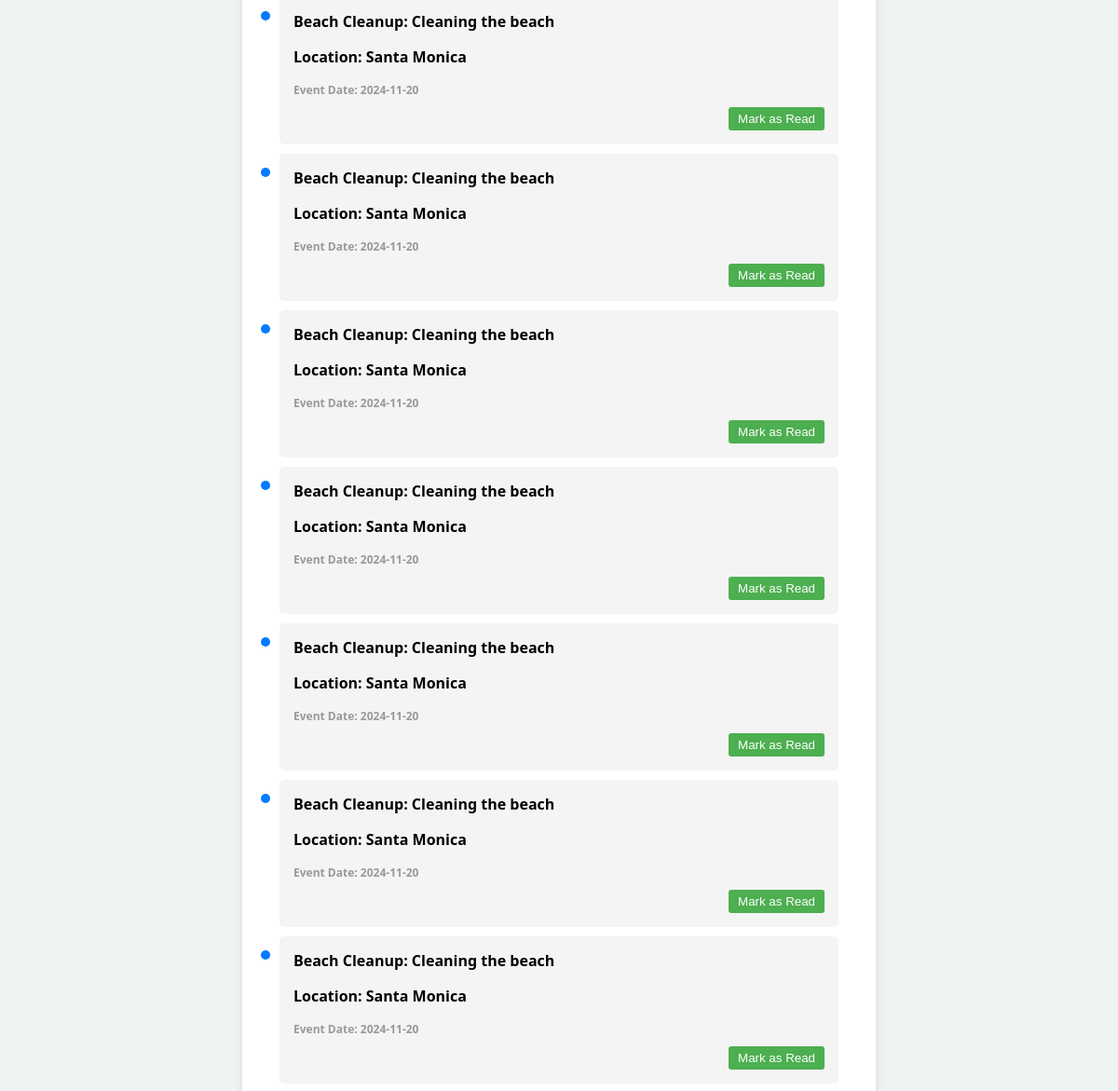
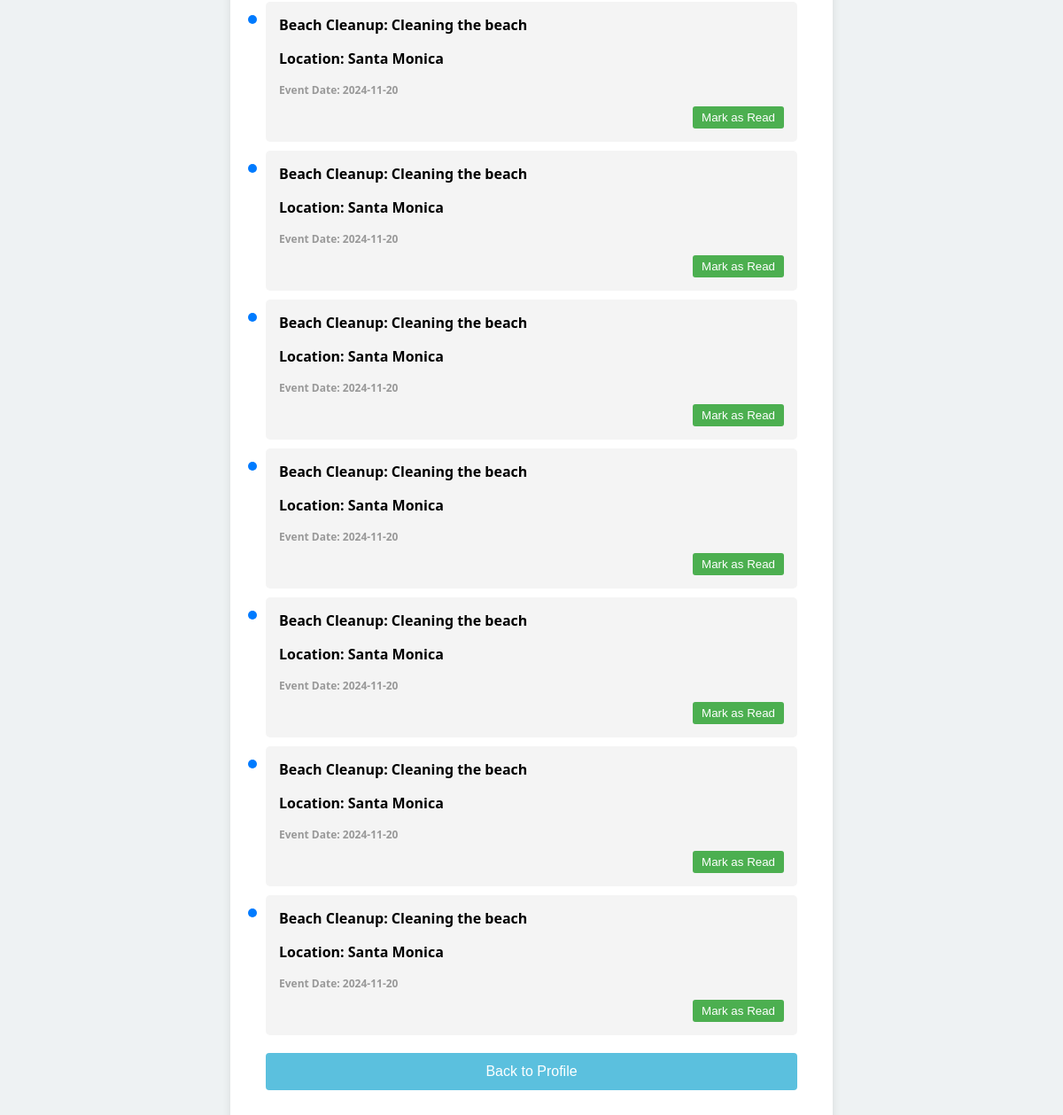
Screenshot of /notifications (signed in) with the database file from the repository (2 pictures, top to bottom).
### tables this page shows
CREATE TABLE "Notifications" (
	"id"	INTEGER,
	"user_id"	INTEGER NOT NULL,
	"event_name"	TEXT NOT NULL,
	"event_description"	TEXT NOT NULL,
	"location"	TEXT NOT NULL,
	"notifications_date"	DATETIME,
	"read_status"	INTEGER NOT NULL DEFAULT 0,
	PRIMARY KEY("id" AUTOINCREMENT)
);

### server.py (the view, shortened to what this page needs)
@app.route('/notifications')
def notifications():
    if 'user_id' not in session:
        return redirect(url_for('splash_screen'))
    user_id = session['user_id']
    user_skills_query = """
        SELECT skill_name
        FROM Skills
        JOIN Volunteer_Skills ON Skills.id = Volunteer_Skills.skill_id
        WHERE Volunteer_Skills.user_id = :user_id
    """
    user_skills_df = pd.read_sql(user_skills_query, engine, params={'user_id': user_id})
    user_skills = set(user_skills_df['skill_name'].tolist())
    matching_events_query = """
        SELECT id, event_name, event_description, location, required_skills, event_date
        FROM Events
        WHERE event_date >= DATE('now', '-1 day')  -- Events happening today or later
        AND (
            SELECT COUNT(1)
            FROM Notifications
            WHERE Notifications.user_id = :user_id
            AND Notifications.event_name = Events.event_name
        ) = 0
    """
    matching_events_df = pd.read_sql(matching_events_query, engine, params={'user_id': user_id})
    for _, event in matching_events_df.iterrows():
        event_skills = set(event['required_skills'].split(','))
    notifications_query = """
        SELECT id, event_name, event_description, location, notifications_date, read_status
        FROM Notifications
        WHERE user_id = :user_id
        ORDER BY notifications_date DESC
    """
    notifications_df = pd.read_sql(notifications_query, engine, params={'user_id': user_id})
    notifications = notifications_df.to_dict(orient='records')
    return render_template('notifications.html', notifications=notifications)

### templates/notifications.html (shortened to what this page needs)
<!DOCTYPE html>
<html lang="en">
<head>
</head>
<body>
    <div class="notifications-container">
        <ul id="notification-list">
            {% for notification in notifications %}
            <li class="{% if not notification['read_status'] %}unread{% endif %}">
                {% if not notification['read_status'] %}
                <div class="blue-circle"></div>
                {% endif %}
                <div>
                    <strong>{{ notification['event_name'] }}: {{ notification['event_description'] }}</strong>
                    <p>Location: {{ notification['location'] }}</p>
                    <div class="timestamp">Event Date: {{ notification['notifications_date'] }}</div>
                </div>
                <div class="actions">
                    {% if not notification['read_status'] %}
                        <button class="mark-read" data-notification-id="{{ notification['id'] }}">Mark as Read</button>
                    {% else %}
                        <button disabled>Read</button>
                    {% endif %}
                </div>
            </li>
            {% endfor %}
        </ul>
        <div class="back-button">
            <button onclick="window.history.back();">Back to Profile</button>
        </div>
    </div>
</body>
</html>

### templates/notifications.html (style rules this page uses)
body { font-family: 'Segoe UI', Tahoma, Geneva, Verdana, sans-serif; background-color: #eef2f3; display: flex; justify-content: center; align-items: center; height: 100vh; margin: 0; }
.notifications-container { background-color: #fff; padding: 40px; border-radius: 10px; width: 600px; max-width: 100%; box-shadow: 0 4px 10px rgba(0, 0, 0, 0.1); }
ul { list-style: none; padding: 0; }
li { background-color: #f4f4f4; margin-bottom: 10px; padding: 15px; border-radius: 5px; position: relative; }
li.unread { font-weight: bold; }
.blue-circle { width: 10px; height: 10px; background-color: #007bff; border-radius: 50%; position: absolute; top: 15px; left: -20px; }
.timestamp { color: #999; font-size: 12px; }
.actions { margin-top: 10px; text-align: right; }
.actions button { background-color: #4CAF50; color: white; border: none; padding: 5px 10px; border-radius: 3px; cursor: pointer; }
.back-button { margin-top: 20px; text-align: center; }
.back-button button { padding: 12px; background-color: #5bc0de; border: none; border-radius: 4px; color: white; font-size: 16px; cursor: pointer; width: 100%; }

### rows the page displays
Notifications: read_status 0 (drawn), event_name "Beach Cleanup", event_description "Cleaning the beach", location "Santa Monica", notifications_date "2024-11-20"
Notifications: read_status 0 (drawn), event_name "Beach Cleanup", event_description "Cleaning the beach", location "Santa Monica", notifications_date "2024-11-20"
Notifications: read_status 0 (drawn), event_name "Beach Cleanup", event_description "Cleaning the beach", location "Santa Monica", notifications_date "2024-11-20"
Notifications: read_status 0 (drawn), event_name "Beach Cleanup", event_description "Cleaning the beach", location "Santa Monica", notifications_date "2024-11-20"
Notifications: read_status 0 (drawn), event_name "Beach Cleanup", event_description "Cleaning the beach", location "Santa Monica", notifications_date "2024-11-20"
Notifications: read_status 0 (drawn), event_name "Beach Cleanup", event_description "Cleaning the beach", location "Santa Monica", notifications_date "2024-11-20"
Notifications: read_status 0 (drawn), event_name "Beach Cleanup", event_description "Cleaning the beach", location "Santa Monica", notifications_date "2024-11-20"
Notifications: read_status 0 (drawn), event_name "Beach Cleanup", event_description "Cleaning the beach", location "Santa Monica", notifications_date "2024-11-20"
Notifications: read_status 0 (drawn), event_name "Beach Cleanup", event_description "Cleaning the beach", location "Santa Monica", notifications_date "2024-11-20"
Notifications: read_status 0 (drawn), event_name "Beach Cleanup", event_description "Cleaning the beach", location "Santa Monica", notifications_date "2024-11-20"
Notifications: read_status 0 (drawn), event_name "Beach Cleanup", event_description "Cleaning the beach", location "Santa Monica", notifications_date "2024-11-20"
Notifications: read_status 0 (drawn), event_name "Beach Cleanup", event_description "Cleaning the beach", location "Santa Monica", notifications_date "2024-11-20"
Notifications: read_status 0 (drawn), event_name "Beach Cleanup", event_description "Cleaning the beach", location "Santa Monica", notifications_date "2024-11-20"
Notifications: read_status 0 (drawn), event_name "Beach Cleanup", event_description "Cleaning the beach", location "Santa Monica", notifications_date "2024-11-20"
